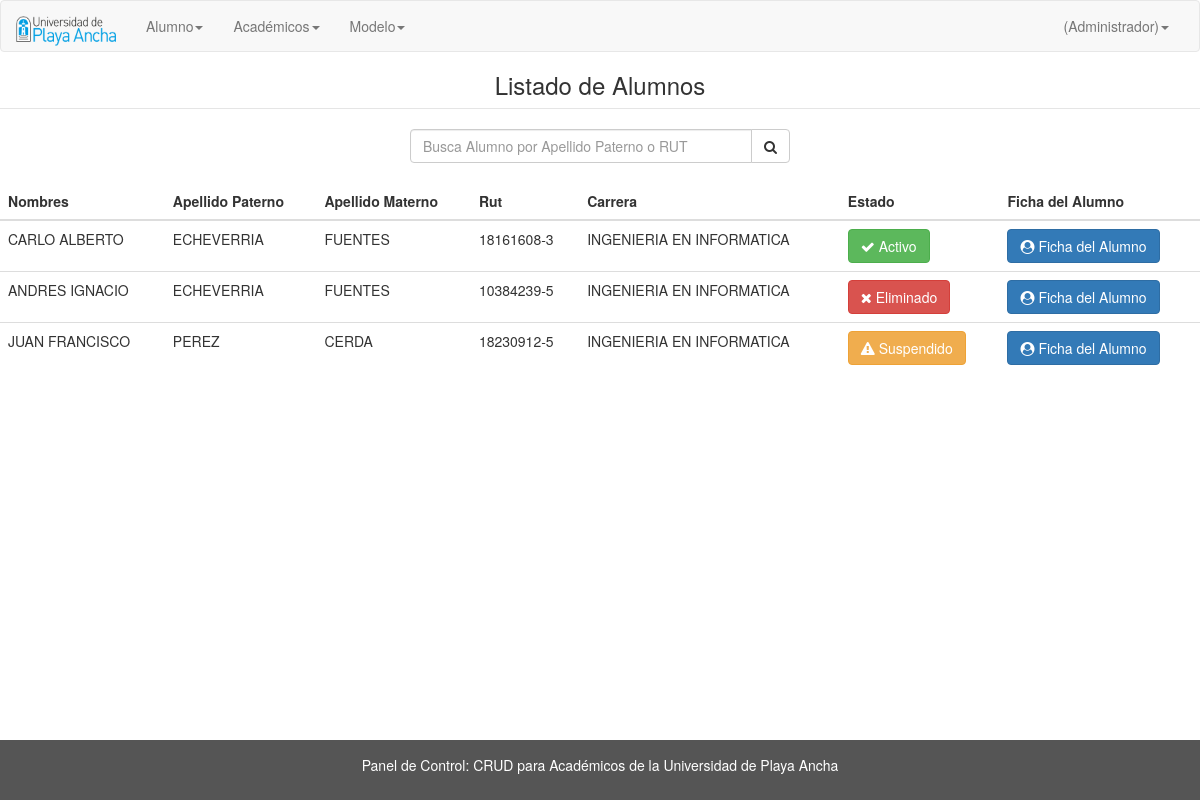
The app's page /CRUD_UPLA/index.php?view=listar_actualizar (signed in), older data.
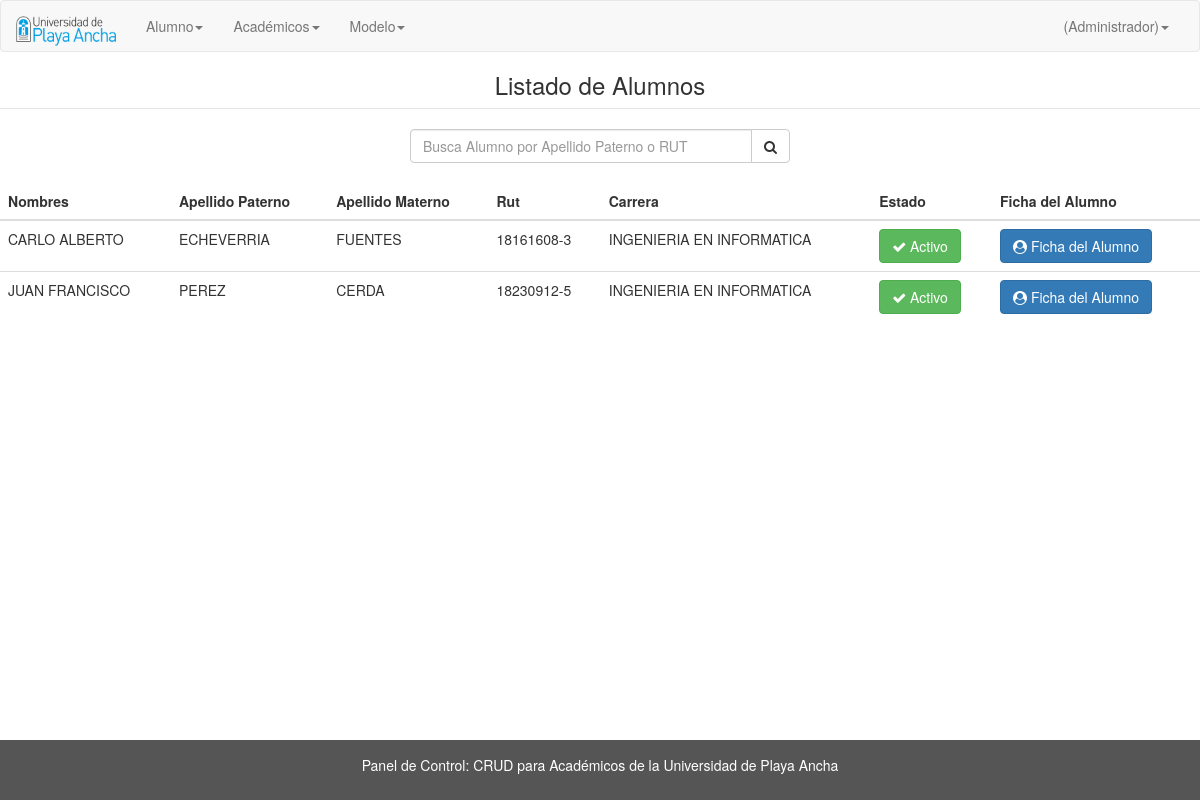
The same page, newer data.
### tables this page shows
CREATE TABLE `Alumno` (
  `rut` varchar(8) NOT NULL,
  `dv` varchar(1) DEFAULT NULL,
  `nombre` varchar(50) DEFAULT NULL,
  `apellidop` varchar(20) DEFAULT NULL,
  `apellidom` varchar(20) DEFAULT NULL,
  `direccion` varchar(60) DEFAULT NULL,
  `ciudad` varchar(50) DEFAULT NULL,
  `email` varchar(50) DEFAULT NULL,
  `telefono` varchar(8) DEFAULT NULL,
  `promocion` int(11) DEFAULT NULL,
  `image_perfil` varchar(200) NOT NULL,
  `id_carrera` varchar(15) DEFAULT NULL,
  `estado` varchar(10) DEFAULT NULL
);

CREATE TABLE `carrera` (
  `id_carrera` varchar(15) NOT NULL,
  `nombre_carrera` varchar(150) DEFAULT NULL,
  `id_coordinador` int(11) DEFAULT NULL
);

### CRUD_UPLA/core/controllers/listar_actualizarController.php (called while the page is built)
<?php
include('/Applications/XAMPP/xamppfiles/htdocs/CRUD_UPLA/html/public/listar_actualizar.php');
?>

### CRUD_UPLA/index.php (shortened to what this page needs)
<?php
if(isset($_GET['view'])) {
  if(file_exists('core/controllers/' . strtolower($_GET['view']) . 'Controller.php')) {
    include('core/controllers/' . strtolower($_GET['view']) . 'Controller.php');
  } else {
    include('core/controllers/errorController.php');
  }
} else {
  include('core/controllers/indexController.php');
}
?>

### CRUD_UPLA/html/overall/header.php (shortened to what this page needs)
<!DOCTYPE html>
<html>
  <head>
    <link rel="stylesheet" href="http://localhost/CRUD_UPLA/views/bootstrap-3.3.7-dist/css/bootstrap.min.css">
    <link rel="stylesheet" href="http://localhost/CRUD_UPLA/views/app/font-awesome/css/font-awesome.min.css">
    <link rel="stylesheet" href="http://localhost/CRUD_UPLA/views/app/css/style.css">
</head>

### CRUD_UPLA/html/public/listar_actualizar.php (shortened to what this page needs)
<?php include('/Applications/XAMPP/xamppfiles/htdocs/CRUD_UPLA/html/overall/header.php'); ?>
<body>
<?php include('/Applications/XAMPP/xamppfiles/htdocs/CRUD_UPLA/html/overall/topnav.php');
?>
<legend><h3 style="text-align:center;">Listado de Alumnos</h3></legend>
<div class="row">
    <div class="col-lg-4 col-lg-offset-4">
        <div class="input-group">
              <input type="text" class="form-control" placeholder="Busca Alumno por Apellido Paterno o RUT" id="bs-prod">
              <span class="input-group-btn">
                <a class="buscar_alumno btn btn-default"><i class="fa fa-search" aria-hidden="true"></i></a>
              </span>
        </div>
      </div>
</div>
<div class="table-responsive">
<table class="table">
  <thead class="thead-inverse">
    <tr class="oculto">
      <th>Nombres</th>
      <th>Apellido Paterno</th>
      <th>Apellido Materno</th>
      <th>Rut</th>
      <th>Carrera</th>
      <th>Estado</th>
      <th>Ficha del Alumno</th>
    </tr>
  </thead>
  <tbody>
    <?php
    include('/Applications/XAMPP/xamppfiles/htdocs/CRUD_UPLA/core/models/coneccion.php');
    $consulta=mysql_query("SELECT a.nombre, a.apellidop, a.apellidom, a.rut, a.dv, a.email, c.nombre_carrera,
                                  a.promocion, a.estado
                           FROM Alumno a, Carrera c
                           WHERE a.id_carrera=c.id_carrera AND a.rut != '10206103' AND a.rut != '10475515' ORDER BY a.apellidop",$link);
            while($alumnos = mysql_fetch_assoc($consulta)) {
              echo '<tr class="oculto">';
              echo '<td>' . $alumnos['nombre']. '</td>';
              echo '<td>' . $alumnos['apellidop']. '</td>';
              echo '<td>' . $alumnos['apellidom']. '</td>';
              echo '<td>' . $alumnos['rut']. '-' .$alumnos['dv'] .'</td>';
              echo '<td>' . $alumnos['nombre_carrera']. '</td>';
              if(!$alumnos['estado']) {
                echo '<td>' . '<a class="btn btn-default">Sin Estado </a>' . '</td>';
              } elseif($alumnos['estado'] == 'Activo') {
                echo '<td>' . '<a class="btn btn-success"><i class="fa fa-check"></i> Activo </a>' . '</td>';
              } elseif($alumnos['estado'] == 'Suspendido') {
                echo '<td>' . '<a class="btn btn-warning"><i class="fa fa-exclamation-triangle"></i> Suspendido </a>' . '</td>';
              } elseif($alumnos['estado'] == 'Eliminado') {
                echo '<td>' . '<a class="btn btn-danger"><i class="fa fa-times"></i> Eliminado </a>' . '</td>';
              }
                  echo '<td>' . '<a id="',$alumnos['rut'],'" class="update btn btn-primary"><i class="fa fa-user-circle" aria-hidden="true"></i> Ficha del Alumno </a>' . '</td>';
                echo '</tr>';
            }
    ?>
  </tbody>
</table>
</div></br>
<center>
</center>
<?php include('/Applications/XAMPP/xamppfiles/htdocs/CRUD_UPLA/html/overall/footer.php'); ?>
</body>
</html>

### CRUD_UPLA/html/overall/topnav.php (shortened to what this page needs)
<div class="navbar navbar-default" role="navigation">
    <div class="container-fluid">
        <div class="navbar-header-fluid">
            <a class="navbar-brand" href="http://localhost/CRUD_UPLA/index.php"><img src="views/app/img/logo_upla.png" width="100" height="30" class="d-inline-block align-top" alt=""></a>
        </div>
        <div class="collapse navbar-collapse navbar-ex1-collapse">
          <?php
          if(isset($_SESSION['app_id']) or isset($_SESSION['app_id_coord']) or isset($_SESSION['app_id_prof'])) {
            echo '<ul class="nav navbar-nav">
                <li class="menu-item dropdown">
                  <a href="#" class="dropdown-toggle" data-toggle="dropdown">Alumno<b class="caret"></b></a>
                  <ul class="dropdown-menu">
                      <li class="menu-item dropdown dropdown-submenu">';
                              echo '<li class="menu-item ">
                                      <a href="http://localhost/CRUD_UPLA/index.php?view=inscripcion_alumno">Avance Alumnos</a>
                                    </li>
                      </li>
                  </ul>
                </li>
                <li class="menu-item dropdown">
                  <a href="#" class="dropdown-toggle" data-toggle="dropdown">Académicos<b class="caret"></b></a>
                  <ul class="dropdown-menu">
                      <li class="menu-item dropdown dropdown-submenu">
                      <a href="#" class="dropdown-toggle" data-toggle="dropdown">Profesores</a>
                      <ul class="dropdown-menu">';
                echo '</ul>
                      </li>
                      <li class="menu-item dropdown dropdown-submenu">
                      <a href="#" class="dropdown-toggle" data-toggle="dropdown">Coordinadores</a>
                      <ul class="dropdown-menu">';
                echo '</ul>
                      </li>
                  </ul>
               </li>';
                      if(isset($_SESSION['app_id']) or isset($_SESSION['app_id_coord']) or isset($_SESSION['app_id_prof']) ) {
                        echo '<li class="menu-item dropdown">
                                <a href="#" class="dropdown-toggle" data-toggle="dropdown">Modelo<b class="caret"></b></a>
                                  <ul class="dropdown-menu">
                                      <li class="menu-item dropdown dropdown-submenu">';
                      }
                        echo '</ul>
                      </li>
                  </ul>
              </li>
            </ul>';
          }
             ?>
            <ul class="nav navbar-nav navbar-right">
                <?php
                if(!isset($_SESSION['app_id']) && !isset($_SESSION['app_id_coord']) && !isset($_SESSION['app_id_prof'])) {
                  echo '<li class="dropdown">
                          <a href="#" class="dropdown-toggle" data-toggle="dropdown" role="button" aria-expanded="false" class="active">LOGIN<span class="caret"></span></a>
                          <ul class="dropdown-menu" role="menu">
                            <li><a data-toggle="modal" data-target="#Login_admin">Iniciar Sesión como Administrador</a></li>
                            <li><a data-toggle="modal" data-target="#Login_coord">Iniciar Sesión como Coordinador</a></li>
                            <li><a data-toggle="modal" data-target="#Login_prof">Iniciar Sesión como Profesor</a></li>
                          </ul>
                        </li>';
                } elseif(isset($_SESSION['app_id'])) {
                    echo '<li class="dropdown">
                            <a href="#" class="dropdown-toggle" data-toggle="dropdown" role="button" aria-expanded="false" class="active">'. strtoupper($users[$_SESSION['app_id']]['nombre']) .' (Administrador)<span class="caret"></span></a>
                            <ul class="dropdown-menu" role="menu">
                              <li><a data-toggle="modal" data-target="#Perfil">Perfil</a></li>
                              <li><a href="?view=logout">SALIR</a></li>
                            </ul>
                          </li>';
                  }
                  ?>
              </ul>
        </div>
    </div>
</div>

### CRUD_UPLA/html/overall/footer.php
<footer class="container-fluid navbar-fixed-bottom">
  <div class="container">
    <p>Panel de Control: CRUD para Académicos de la Universidad de Playa Ancha</p>
  </div>
</footer>

### CRUD_UPLA/views/app/css/style.css (style rules this page uses)
footer { background-color: #555; color: white; padding: 15px; text-align: center; }

Row changes from the older to the newer data that the page shows:
removed alumno: nombre "ANDRES IGNACIO", apellidop "ECHEVERRIA", apellidom "FUENTES", rut "10384239", dv "5", id_carrera.nombre_carrera "INGENIERIA EN INFORMATICA", estado "Eliminado" (drawn)
changed alumno "JUAN FRANCISCO": estado "Suspendido" → "Activo"
